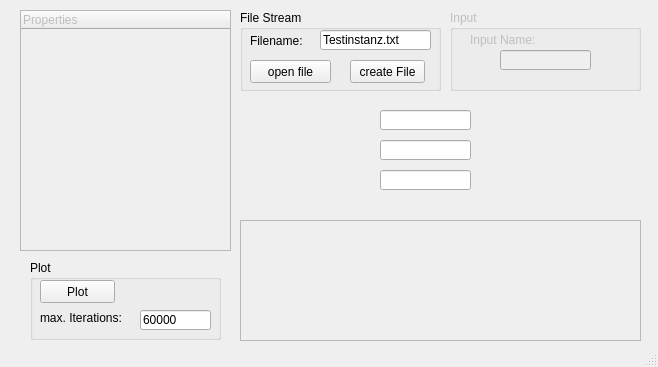
<?xml version="1.0" encoding="UTF-8"?>
<ui version="4.0">
 <class>MainWindow</class>
 <widget class="QMainWindow" name="MainWindow">
  <property name="geometry">
   <rect>
    <x>0</x>
    <y>0</y>
    <width>658</width>
    <height>367</height>
   </rect>
  </property>
  <property name="windowTitle">
   <string>MainWindow</string>
  </property>
  <widget class="QWidget" name="centralWidget">
   <widget class="QTreeWidget" name="treeWidget_parameters">
    <property name="enabled">
     <bool>false</bool>
    </property>
    <property name="geometry">
     <rect>
      <x>20</x>
      <y>10</y>
      <width>211</width>
      <height>241</height>
     </rect>
    </property>
    <column>
     <property name="text">
      <string notr="true">Properties</string>
     </property>
    </column>
   </widget>
   <widget class="QGroupBox" name="groupBox_Input">
    <property name="enabled">
     <bool>false</bool>
    </property>
    <property name="geometry">
     <rect>
      <x>450</x>
      <y>10</y>
      <width>191</width>
      <height>81</height>
     </rect>
    </property>
    <property name="title">
     <string>Input</string>
    </property>
    <widget class="QLabel" name="label_InputName">
     <property name="geometry">
      <rect>
       <x>20</x>
       <y>20</y>
       <width>131</width>
       <height>20</height>
      </rect>
     </property>
     <property name="text">
      <string>Input Name:</string>
     </property>
    </widget>
    <widget class="QLineEdit" name="lineEdit_Input">
     <property name="geometry">
      <rect>
       <x>50</x>
       <y>40</y>
       <width>91</width>
       <height>20</height>
      </rect>
     </property>
    </widget>
   </widget>
   <widget class="QGroupBox" name="groupBox_FileStream">
    <property name="geometry">
     <rect>
      <x>240</x>
      <y>10</y>
      <width>201</width>
      <height>81</height>
     </rect>
    </property>
    <property name="title">
     <string>File Stream</string>
    </property>
    <widget class="QPushButton" name="pushButton_create_File">
     <property name="enabled">
      <bool>true</bool>
     </property>
     <property name="geometry">
      <rect>
       <x>110</x>
       <y>50</y>
       <width>75</width>
       <height>23</height>
      </rect>
     </property>
     <property name="text">
      <string>create File</string>
     </property>
    </widget>
    <widget class="QPushButton" name="pushButton_load_File">
     <property name="geometry">
      <rect>
       <x>10</x>
       <y>50</y>
       <width>81</width>
       <height>23</height>
      </rect>
     </property>
     <property name="text">
      <string>open file</string>
     </property>
    </widget>
    <widget class="QLabel" name="label_FileName">
     <property name="geometry">
      <rect>
       <x>10</x>
       <y>20</y>
       <width>61</width>
       <height>21</height>
      </rect>
     </property>
     <property name="text">
      <string>Filename:</string>
     </property>
    </widget>
    <widget class="QLineEdit" name="lineEdit_FileName">
     <property name="enabled">
      <bool>true</bool>
     </property>
     <property name="geometry">
      <rect>
       <x>80</x>
       <y>20</y>
       <width>111</width>
       <height>20</height>
      </rect>
     </property>
     <property name="text">
      <string>Testinstanz.txt</string>
     </property>
    </widget>
   </widget>
   <widget class="QGroupBox" name="groupBox_Plot">
    <property name="enabled">
     <bool>true</bool>
    </property>
    <property name="geometry">
     <rect>
      <x>30</x>
      <y>260</y>
      <width>191</width>
      <height>80</height>
     </rect>
    </property>
    <property name="title">
     <string>Plot</string>
    </property>
    <widget class="QLineEdit" name="lineEdit_maxIterations">
     <property name="geometry">
      <rect>
       <x>110</x>
       <y>50</y>
       <width>71</width>
       <height>20</height>
      </rect>
     </property>
     <property name="text">
      <string>60000</string>
     </property>
    </widget>
    <widget class="QLabel" name="label_maxIterations">
     <property name="geometry">
      <rect>
       <x>10</x>
       <y>50</y>
       <width>81</width>
       <height>16</height>
      </rect>
     </property>
     <property name="text">
      <string>max. Iterations:</string>
     </property>
    </widget>
    <widget class="QPushButton" name="pushButton_plot">
     <property name="enabled">
      <bool>true</bool>
     </property>
     <property name="geometry">
      <rect>
       <x>10</x>
       <y>20</y>
       <width>75</width>
       <height>23</height>
      </rect>
     </property>
     <property name="text">
      <string>Plot</string>
     </property>
    </widget>
   </widget>
   <widget class="QTableWidget" name="tableWidget_Fitness">
    <property name="enabled">
     <bool>false</bool>
    </property>
    <property name="geometry">
     <rect>
      <x>240</x>
      <y>220</y>
      <width>401</width>
      <height>121</height>
     </rect>
    </property>
    <property name="mouseTracking">
     <bool>false</bool>
    </property>
    <property name="editTriggers">
     <set>QAbstractItemView::NoEditTriggers</set>
    </property>
    <property name="dragEnabled">
     <bool>false</bool>
    </property>
    <property name="alternatingRowColors">
     <bool>true</bool>
    </property>
   </widget>
   <widget class="QLineEdit" name="lineEdit_N1">
    <property name="geometry">
     <rect>
      <x>380</x>
      <y>110</y>
      <width>91</width>
      <height>20</height>
     </rect>
    </property>
   </widget>
   <widget class="QLineEdit" name="lineEdit_N2">
    <property name="geometry">
     <rect>
      <x>380</x>
      <y>140</y>
      <width>91</width>
      <height>20</height>
     </rect>
    </property>
   </widget>
   <widget class="QLineEdit" name="lineEdit_N3">
    <property name="geometry">
     <rect>
      <x>380</x>
      <y>170</y>
      <width>91</width>
      <height>20</height>
     </rect>
    </property>
   </widget>
  </widget>
  <widget class="QStatusBar" name="statusBar"/>
 </widget>
 <layoutdefault spacing="6" margin="11"/>
 <tabstops>
  <tabstop>pushButton_plot</tabstop>
  <tabstop>pushButton_load_File</tabstop>
  <tabstop>lineEdit_FileName</tabstop>
  <tabstop>treeWidget_parameters</tabstop>
 </tabstops>
 <resources/>
 <connections/>
</ui>
